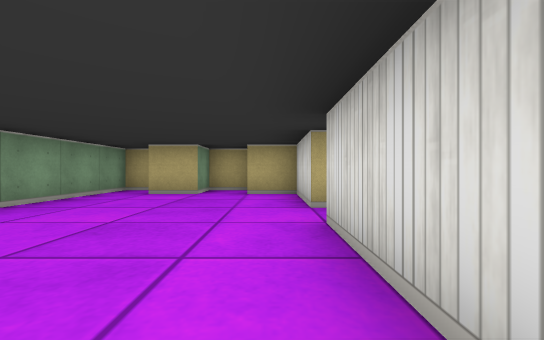
View 1 (above)

14 first-person views from a walk through a cub3D level. The camera is about half as high as the walls, looks level and sees 90° across. The floor is counted in squares. Each view is taken from the middle of a square. On the plan, view 1 faces up. The plan holds only what a view shows up to about 9 squares ahead; the rest is blank.

View 2
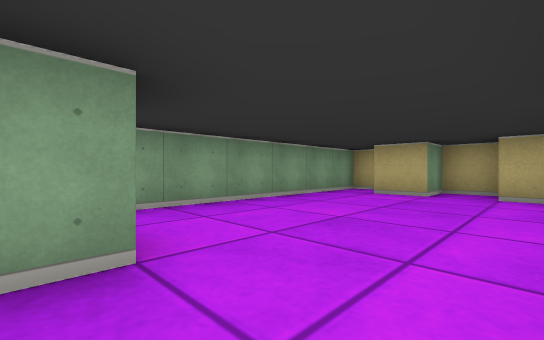

View 3
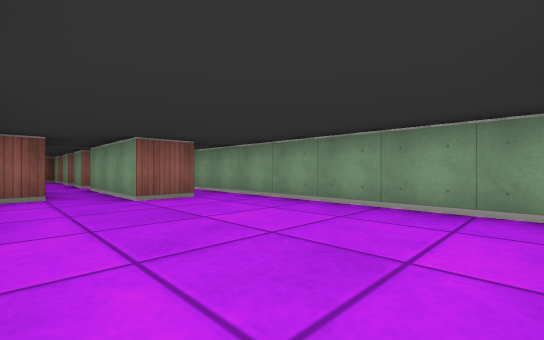

View 4
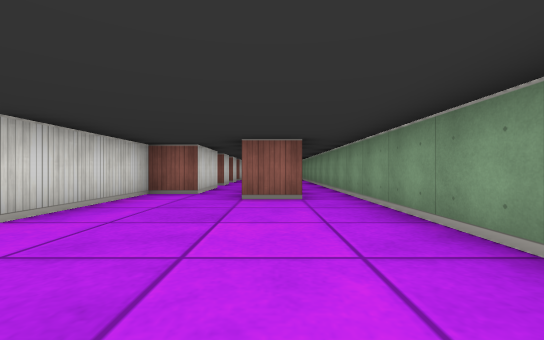

View 5
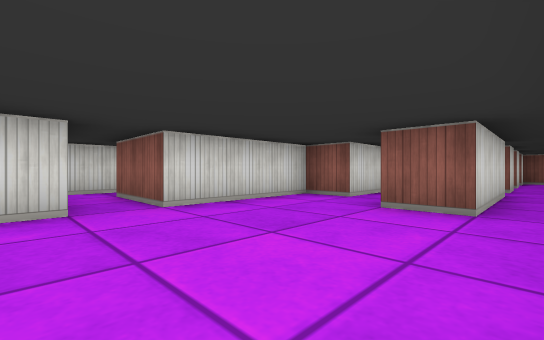

View 6
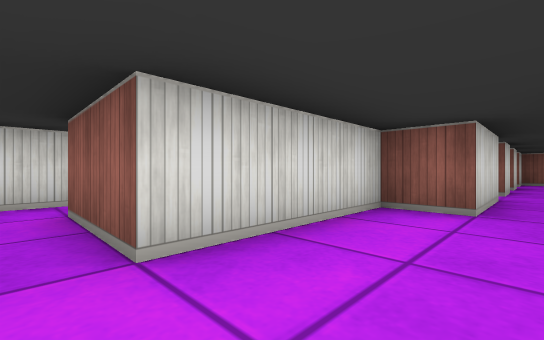

View 7
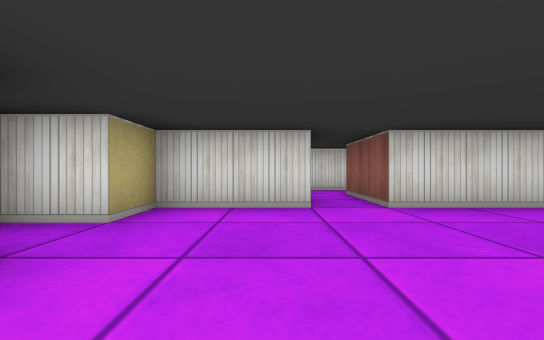

View 8
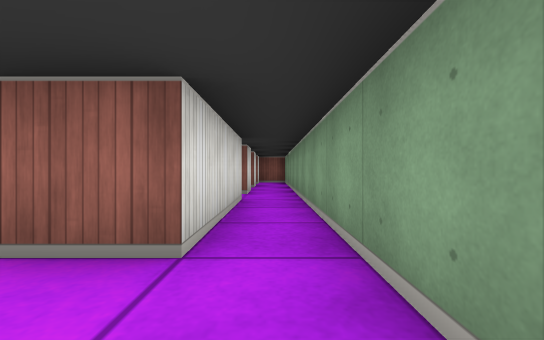

View 9
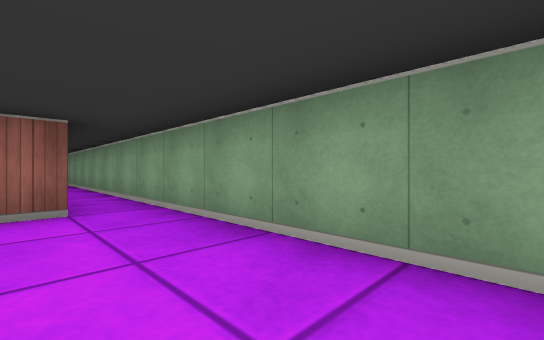

View 10
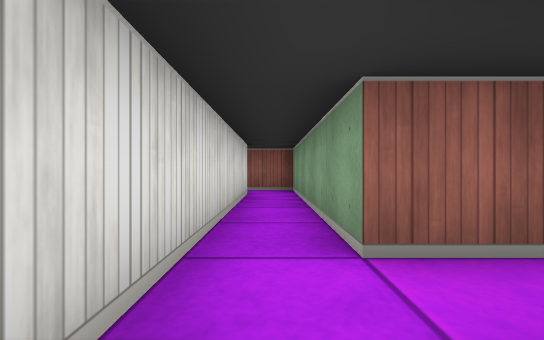

View 11
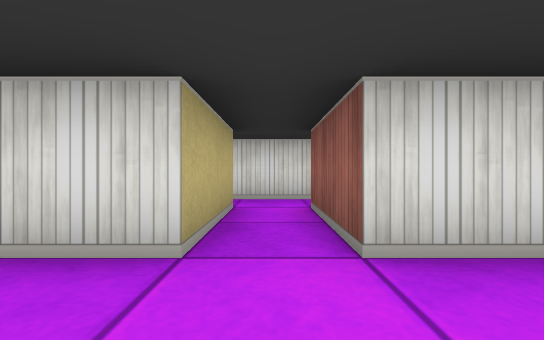

View 12
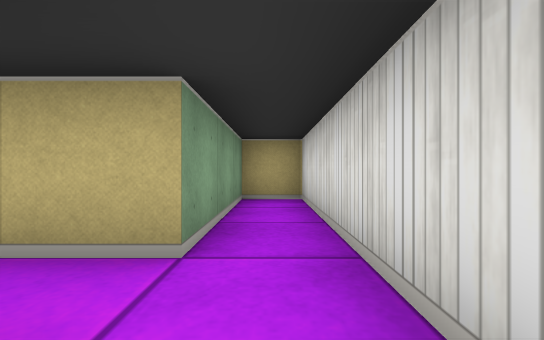

View 13
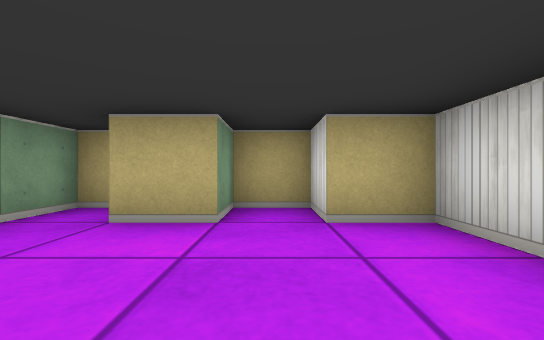

View 14
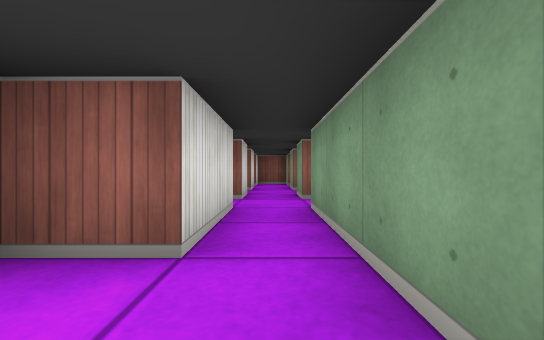

### Floor plan
Points are (right, up) in squares from view 1. A wall is a line through its corners. A room is listed if a view was taken in it or the views show most of it. See-through windows are left out.
Room 1 (views 1, 2, 3, 4, 5, 6, 7, 8, 9, 11, 13, 14)
walls: (0.5, 3.5) (0.5, 5.5) (-0.5, 5.5) (-0.5, 6.5) (-1.5, 6.5) (-1.5, 5.5) (-2.5, 5.5); (-2.5, -2.5) (-2.5, 0.5) (-1.5, 0.5) (-1.5, -2.5); (-2.9, 6.5) (-3.5, 6.5) (-3.5, -2.5); (-0.5, -2.5) (-0.5, -0.5) (0.5, -0.5) (0.5, 2.5)
ways out: opening at (1.5, 3) to room 2; opening at (-2, -2)
Room 2 (views 10, 12)
walls: (0.5, 2.5) (2.5, 2.5) (2.5, -2.5) (3.6, -2.5); (3.5, -1.5) (3.5, 6.5) (2.5, 6.5) (2.5, 3.5) (0.5, 3.5)
ways out: opening at (1.5, 3) to room 1

Where each view was taken, in squares from view 1:
view 1: 0 up, 0 right, facing up
view 2: 0 up, 0 right, facing up-left
view 3: 5 up, 0 right, facing down-left
view 4: 5 up, 2 left, facing down
view 5: 4 up, 3 left, facing down-right
view 6: 3 up, 1 left, facing down-right
view 7: 4 up, 3 left, facing right
view 8: 2 up, 3 left, facing down
view 9: 4 up, 2 left, facing down-left
view 10: 4 up, 3 right, facing down
view 11: 3 up, 1 left, facing right
view 12: 2 up, 3 right, facing up
view 13: 3 up, 1 left, facing up
view 14: 1 up, 1 left, facing down
